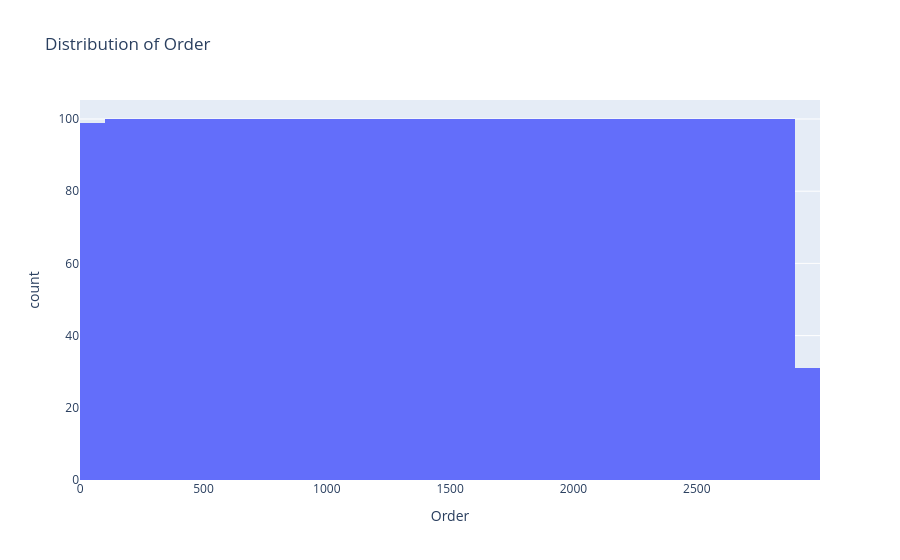

The notebook cell saved with this chart:
### Code cell
for column in numerical_features:

    fig = px.histogram(
        df,
        x=column,
        nbins=40,
        title=f"Distribution of {column}"
    )

    fig.show()

### Figure 1 — Plotly figure (JSON) as saved in the notebook; plotly's stock layout.template omitted (floating-point values rounded to 4 significant figures; data arrays with more than 128 entries replaced by an {"elided": "..."} marker saying what was removed)
{"data": [{"bingroup": "x", "hovertemplate": "Order=%{x}<br>count=%{y}<extra></extra>", "legendgroup": "", "marker": {"color": "#636efa", "pattern": {"shape": ""}}, "name": "", "nbinsx": 40, "orientation": "v", "showlegend": false, "type": "histogram", "x": {"elided": "2930 int values"}, "xaxis": "x", "yaxis": "y"}], "layout": {"barmode": "relative", "legend": {"tracegroupgap": 0}, "title": {"text": "Distribution of Order"}, "xaxis": {"anchor": "y", "domain": [0, 1], "title": {"text": "Order"}}, "yaxis": {"anchor": "x", "domain": [0, 1], "title": {"text": "count"}}}}
